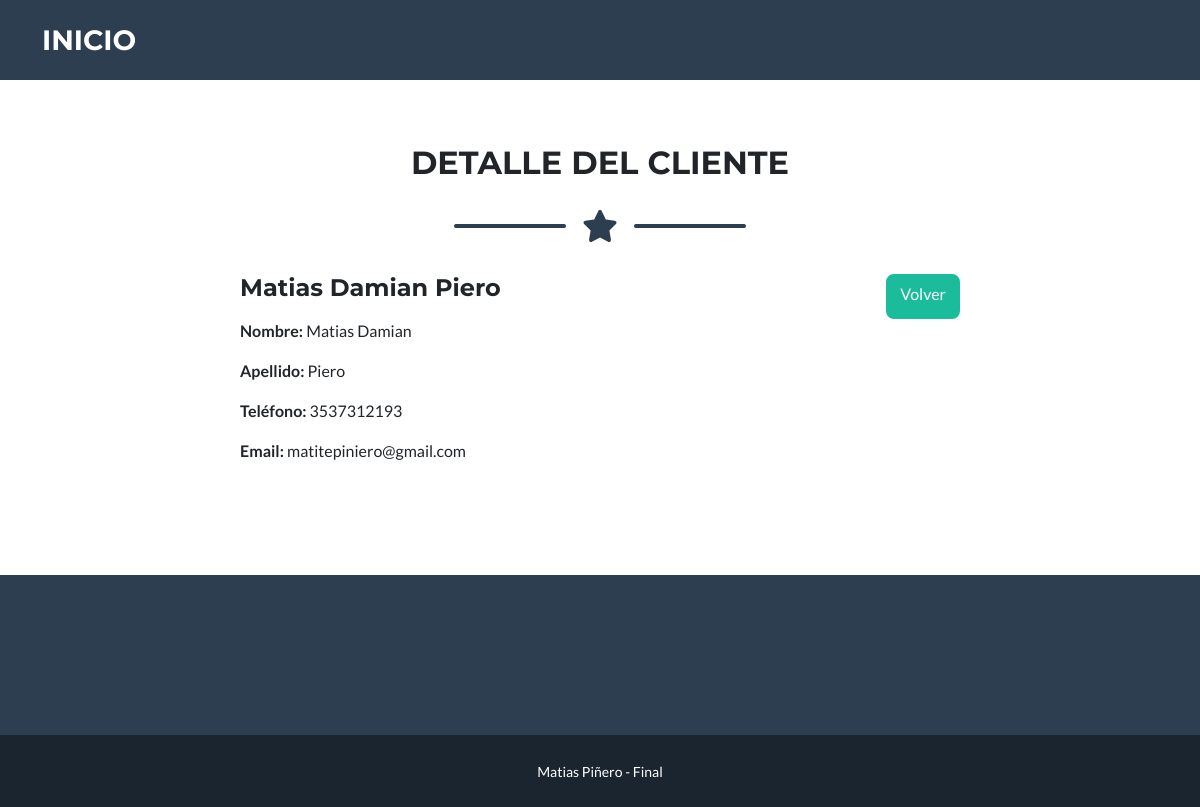
/AppCoder/cliente/1/, run on the app's committed database.
### AppCoder/models.py (models this page shows)
class Cliente(models.Model):
    nombre=models.CharField(max_length=30)
    apellido=models.CharField(max_length=30)
    cel=models.CharField(max_length=12)
    email=models.EmailField()

### AppCoder/views.py (the view)
# urls.py: path('cliente/<int:cliente_id>/', detalle_cliente, name='detalle_cliente'),
def detalle_cliente(request, cliente_id):
    cliente = get_object_or_404(Cliente, pk=cliente_id)
    return render(request, 'AppCoder/detalle_cliente.html', {'cliente': cliente})

### AppCoder/templates/AppCoder/detalle_cliente.html (shortened to what this page needs)
{% extends 'AppCoder/base.html' %}
{% block content %}
    <section class="page-section" id="cliente-details">
        <div class="container">
            <div class="row">
                <div class="col-lg-12 text-center">
                    <h2 class="section-heading text-uppercase">Detalle del Cliente</h2>
                    <div class="divider-custom">
                        <div class="divider-custom-line"></div>
                        <div class="divider-custom-icon">
                            <i class="fas fa-star"></i>
                        </div>
                        <div class="divider-custom-line"></div>
                    </div>
                </div>
            </div>
            <div class="row">
                <div class="col-lg-8 mx-auto">
                    <div class="d-flex justify-content-between">
                        <h4 class="mb-3">{{ cliente.nombre }} {{ cliente.apellido }}</h4>
                        <a href="{% url 'Cliente' %}" class="btn btn-primary">Volver</a>
                    </div>
                    <p><strong>Nombre:</strong> {{ cliente.nombre }}</p>
                    <p><strong>Apellido:</strong> {{ cliente.apellido }}</p>
                    <p><strong>Teléfono:</strong> {{ cliente.cel }}</p>
                    <p><strong>Email:</strong> {{ cliente.email }}</p>
                </div>
            </div>
        </div>
    </section>
{% endblock %}

### data on the page
Cliente: nombre "Matias Damian", apellido "Piero", cel "3537312193", email "matitepiniero@gmail.com"
